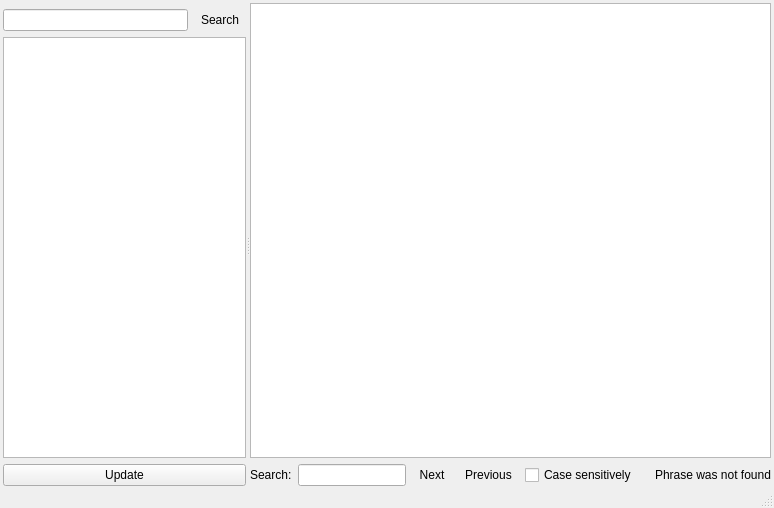
<?xml version="1.0" encoding="UTF-8"?>
<ui version="4.0">
 <class>ArchiveViewWindow</class>
 <widget class="QMainWindow" name="ArchiveViewWindow">
  <property name="geometry">
   <rect>
    <x>0</x>
    <y>0</y>
    <width>774</width>
    <height>508</height>
   </rect>
  </property>
  <widget class="QWidget" name="centralWidget">
   <layout class="QVBoxLayout" name="verticalLayout_4">
    <property name="leftMargin">
     <number>3</number>
    </property>
    <property name="topMargin">
     <number>3</number>
    </property>
    <property name="rightMargin">
     <number>3</number>
    </property>
    <property name="bottomMargin">
     <number>0</number>
    </property>
    <item>
     <widget class="QSplitter" name="sprSplitter">
      <property name="orientation">
       <enum>Qt::Horizontal</enum>
      </property>
      <property name="childrenCollapsible">
       <bool>false</bool>
      </property>
      <widget class="QWidget" name="wdtHeaders" native="true">
       <layout class="QVBoxLayout" name="verticalLayout">
        <property name="margin">
         <number>0</number>
        </property>
        <item>
         <widget class="SelectPageWidget" name="spwSelectPage" native="true">
          <property name="focusPolicy">
           <enum>Qt::TabFocus</enum>
          </property>
         </widget>
        </item>
        <item>
         <widget class="QWidget" name="wdtArchiveSearch" native="true">
          <layout class="QHBoxLayout" name="horizontalLayout_3">
           <property name="margin">
            <number>0</number>
           </property>
           <item>
            <widget class="QLineEdit" name="lneArchiveSearch"/>
           </item>
           <item>
            <widget class="QToolButton" name="tlbArchiveSearchUpdate">
             <property name="sizePolicy">
              <sizepolicy hsizetype="Fixed" vsizetype="Minimum">
               <horstretch>0</horstretch>
               <verstretch>0</verstretch>
              </sizepolicy>
             </property>
             <property name="text">
              <string>Search</string>
             </property>
             <property name="autoRaise">
              <bool>true</bool>
             </property>
            </widget>
           </item>
          </layout>
         </widget>
        </item>
        <item>
         <widget class="QTreeView" name="trvHeaders">
          <property name="contextMenuPolicy">
           <enum>Qt::CustomContextMenu</enum>
          </property>
          <property name="editTriggers">
           <set>QAbstractItemView::NoEditTriggers</set>
          </property>
          <property name="indentation">
           <number>10</number>
          </property>
          <property name="uniformRowHeights">
           <bool>true</bool>
          </property>
          <property name="sortingEnabled">
           <bool>true</bool>
          </property>
          <property name="allColumnsShowFocus">
           <bool>true</bool>
          </property>
          <property name="headerHidden">
           <bool>true</bool>
          </property>
         </widget>
        </item>
        <item>
         <widget class="QPushButton" name="pbtHeadersUpdate">
          <property name="text">
           <string>Update</string>
          </property>
         </widget>
        </item>
       </layout>
      </widget>
      <widget class="QWidget" name="wdtMessages" native="true">
       <layout class="QVBoxLayout" name="verticalLayout_2">
        <property name="margin">
         <number>0</number>
        </property>
        <item>
         <widget class="AnimatedTextBrowser" name="tbrMessages">
          <property name="openExternalLinks">
           <bool>true</bool>
          </property>
         </widget>
        </item>
        <item>
         <widget class="QWidget" name="wdtTextSearch" native="true">
          <layout class="QHBoxLayout" name="horizontalLayout_2">
           <property name="margin">
            <number>0</number>
           </property>
           <item>
            <widget class="QLabel" name="lblTextSearch">
             <property name="text">
              <string>Search:</string>
             </property>
             <property name="buddy">
              <cstring>lneTextSearch</cstring>
             </property>
            </widget>
           </item>
           <item>
            <widget class="QLineEdit" name="lneTextSearch">
             <property name="sizePolicy">
              <sizepolicy hsizetype="Minimum" vsizetype="Fixed">
               <horstretch>0</horstretch>
               <verstretch>0</verstretch>
              </sizepolicy>
             </property>
            </widget>
           </item>
           <item>
            <widget class="QToolButton" name="tlbTextSearchNext">
             <property name="sizePolicy">
              <sizepolicy hsizetype="Fixed" vsizetype="Minimum">
               <horstretch>0</horstretch>
               <verstretch>0</verstretch>
              </sizepolicy>
             </property>
             <property name="text">
              <string>Next</string>
             </property>
             <property name="toolButtonStyle">
              <enum>Qt::ToolButtonTextBesideIcon</enum>
             </property>
             <property name="autoRaise">
              <bool>true</bool>
             </property>
            </widget>
           </item>
           <item>
            <widget class="QToolButton" name="tlbTextSearchPrev">
             <property name="sizePolicy">
              <sizepolicy hsizetype="Fixed" vsizetype="Minimum">
               <horstretch>0</horstretch>
               <verstretch>0</verstretch>
              </sizepolicy>
             </property>
             <property name="text">
              <string>Previous</string>
             </property>
             <property name="toolButtonStyle">
              <enum>Qt::ToolButtonTextBesideIcon</enum>
             </property>
             <property name="autoRaise">
              <bool>true</bool>
             </property>
            </widget>
           </item>
           <item>
            <widget class="QCheckBox" name="chbTextSearchCaseSensitive">
             <property name="text">
              <string>Case sensitively</string>
             </property>
            </widget>
           </item>
           <item>
            <spacer name="horizontalSpacer">
             <property name="orientation">
              <enum>Qt::Horizontal</enum>
             </property>
             <property name="sizeHint" stdset="0">
              <size>
               <width>40</width>
               <height>20</height>
              </size>
             </property>
            </spacer>
           </item>
           <item>
            <widget class="QLabel" name="lblTextSearchInfo">
             <property name="text">
              <string notr="true">Phrase was not found</string>
             </property>
            </widget>
           </item>
          </layout>
         </widget>
        </item>
       </layout>
      </widget>
     </widget>
    </item>
   </layout>
  </widget>
  <widget class="QStatusBar" name="stbStatusBar"/>
 </widget>
 <layoutdefault spacing="6" margin="11"/>
 <customwidgets>
  <customwidget>
   <class>SelectPageWidget</class>
   <extends>QWidget</extends>
   <header>selectpagewidget.h</header>
   <container>1</container>
  </customwidget>
  <customwidget>
   <class>AnimatedTextBrowser</class>
   <extends>QTextBrowser</extends>
   <header location="global">utils/animatedtextbrowser.h</header>
  </customwidget>
 </customwidgets>
 <tabstops>
  <tabstop>spwSelectPage</tabstop>
  <tabstop>trvHeaders</tabstop>
  <tabstop>tbrMessages</tabstop>
  <tabstop>lneTextSearch</tabstop>
  <tabstop>tlbTextSearchNext</tabstop>
  <tabstop>tlbTextSearchPrev</tabstop>
  <tabstop>chbTextSearchCaseSensitive</tabstop>
 </tabstops>
 <resources/>
 <connections/>
</ui>
